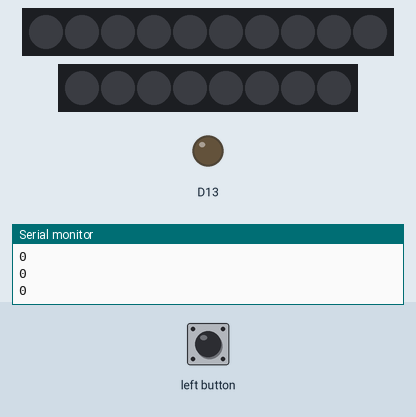
Bench run of a sketch on a simulated Adafruit Circuit Playground Express. Shown: 10 RGB LEDs in strip order, left to right, 8 RGB LEDs in strip order, left to right, output pins drawn as LEDs (lit = HIGH), the last lines printed to the serial monitor. The test bench sets the inputs (shaded band). Dim RGB values are drawn brighter than linear.

Above: at 1.2 s.
1.3 s: left button pressed for 0.25 s
At 1.47 s:
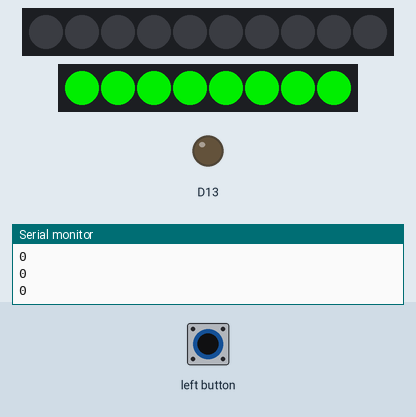
4.4 s: left button pressed for 1 s
At 6.5 s:
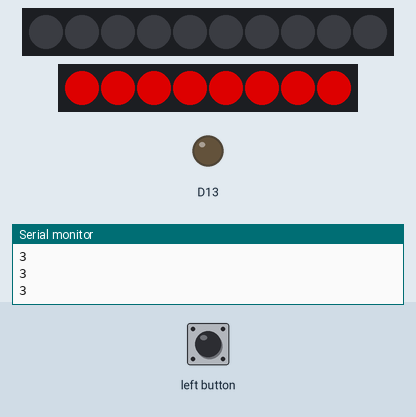
6.9 s: left button pressed for 1 s
At 7.5 s:
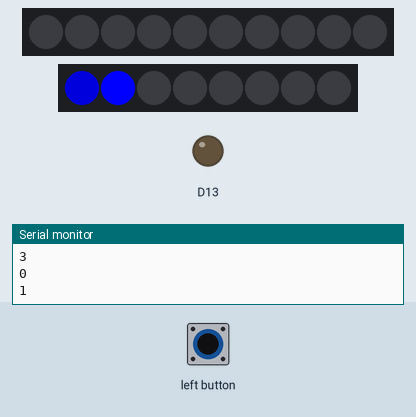
9.4 s: left button pressed for 3.2 s
At 11.07 s:
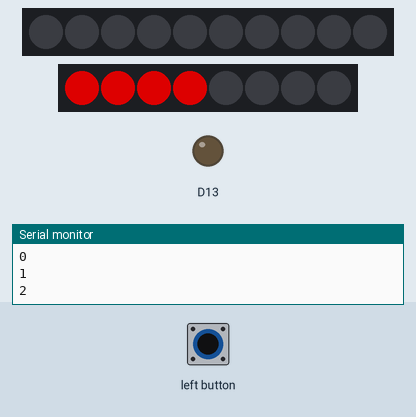
Timing chart, 0 to 14.2 s (numbered marks = the images above; inputs shaded):
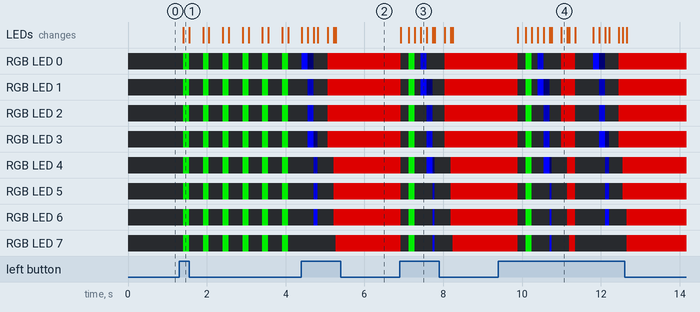

The sketch:

AWAssignment1.ino
```cpp
/*
Restaurant Light Indicator Band
Ethan Griffin
DIGF-3010-001 Avanced Wearable Electronics
OCAD University
08 Feb, 2022
Based on:
MWE_CH08_Neopixels_Three, Kate Hartman, https://github.com/katehartman/Make-Wearable-Electronics/blob/master/MWE_Ch08_Neopixels_Three/MWE_Ch08_Neopixels_Three.ino
external_neopixels, Adafruit, https://github.com/adafruit/Adafruit_CircuitPlayground/tree/master/examples/external_neopixels
*/

#include <Adafruit_NeoPixel.h>
#include <Adafruit_CircuitPlayground.h>

#define PIN       6//A1 on CPE
#define NUMPIXELS 8//length of neopixel stick

Adafruit_NeoPixel pixels = Adafruit_NeoPixel(NUMPIXELS, PIN, NEO_GRB + NEO_KHZ800);

bool switchButton;
int buttonCount = 0;//starting count

void setup() {
  CircuitPlayground.begin();
  Serial.begin(9600);
  pixels.begin();
  pixels.show();
  pinMode(2, INPUT_PULLUP);

}

void loop() {

  switchButton = CircuitPlayground.leftButton();//using button A / left button on CPE
  Serial.println(buttonCount);//keep track of which button state im in(0-3)

  if (switchButton == true){//if button is clicked

    if (buttonCount >= 3){//reset button count
      buttonCount = 0;
    }else{
      buttonCount++;
    }
  }

  if (buttonCount == 1){//flashing green lights in button state 1("waiter needed")
    pixels.setPixelColor(0, pixels.Color(0,200,0));
    pixels.setPixelColor(1, pixels.Color(0,200,0));
    pixels.setPixelColor(2, pixels.Color(0,200,0));
    pixels.setPixelColor(3, pixels.Color(0,200,0));
    pixels.setPixelColor(4, pixels.Color(0,200,0));
    pixels.setPixelColor(5, pixels.Color(0,200,0));
    pixels.setPixelColor(6, pixels.Color(0,200,0));
    pixels.setPixelColor(7, pixels.Color(0,200,0));
    pixels.show(); // This sends the updated pixel color to the hardware.
    delay(150);
    pixels.clear();
    pixels.show();

  }
  else if (buttonCount ==2){//dripping blue lights in button state 2("Refill needed")
    for(int i=0;i<NUMPIXELS;i++){
    pixels.setPixelColor(i-3, pixels.Color(0,0,1)); // blue
    pixels.setPixelColor(i-2, pixels.Color(0,0,75));
    pixels.setPixelColor(i-1, pixels.Color(0,0,150));
    pixels.setPixelColor(i, pixels.Color(0,0,255));

    pixels.show();
    delay(50);
    pixels.clear();
    pixels.show();
  }

  }
  else if (buttonCount == 3){//solid red lights in button state 3("Don't need anything")
    for(int i=0;i<NUMPIXELS;i++){
    pixels.setPixelColor(i, pixels.Color(150,0,0)); // red
    pixels.show(); // This sends the updated pixel color to the hardware.
    delay(50);
  }
  }
  else {//button state 0
    pixels.clear();
    pixels.show();
    delay(100);
  }
    delay(100);
}
```

Measured:
- after the input at 1.3 s, RGB LED 0–7: alternates RGB(0, 200, 0) for 0.15 s and off for 0.35 s, starting after 0.10 s; the LEDs: change after 0.10 s (image 1)
- after the input at 4.4 s, the LEDs: first change at once (image 2 shows a later state)
- after the input at 6.9 s, RGB LED 0: RGB(150, 0, 0) → off at once, → RGB(0, 200, 0) 0.20 s later, → off 0.15 s later, → RGB(0, 0, 150) 0.15 s later, … (6 changes in this stretch); RGB LED 1: RGB(150, 0, 0) → off at once, → RGB(0, 200, 0) 0.20 s later, → off 0.15 s later, → RGB(0, 0, 255) 0.15 s later, … (7 changes in this stretch)
- after the input at 9.4 s, RGB LED 0: RGB(150, 0, 0) → off after 0.49 s, → RGB(0, 200, 0) 0.20 s later, → off 0.15 s later, → RGB(0, 0, 150) 0.15 s later, … (11 changes in this stretch); RGB LED 1: RGB(150, 0, 0) → off after 0.49 s, → RGB(0, 200, 0) 0.20 s later, → off 0.15 s later, → RGB(0, 0, 255) 0.15 s later, … (11 changes in this stretch)
